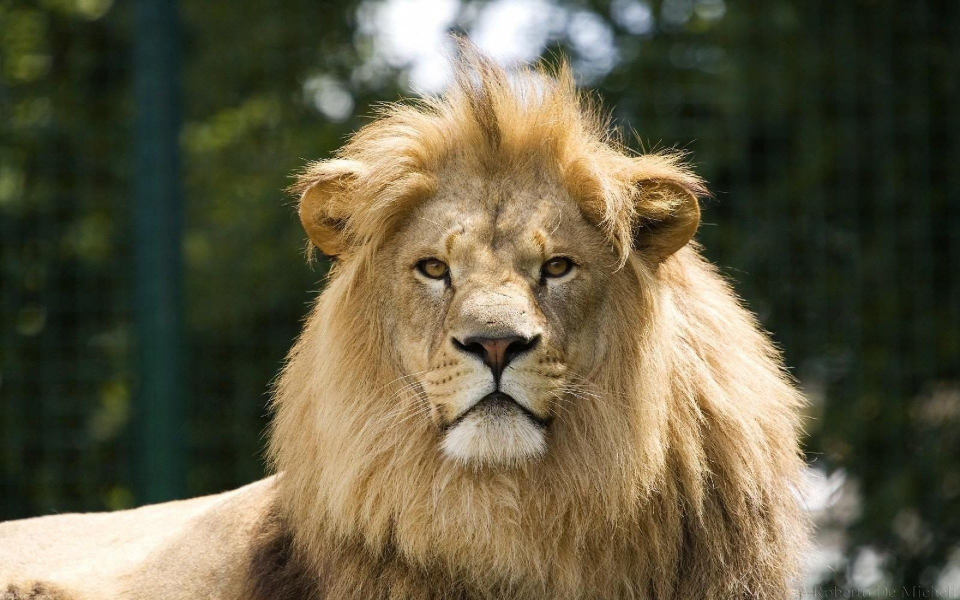
%> input picture LionImage.jpg, 1920 x 1200 px (shown at 1/2 size)
$ octave histogram.m   (GNU Octave 9; MATLAB toolbox functions it lacks are replaced by stand-ins)
%> lines starting %> are read from the running program, lines starting %| are printed output that depends on the picture
clc; clear; close all;

lion = imread('LionImage.jpg');
%> lion is the input picture: size 1200x1920x3 uint8; mean R, G, B 99.6, 93.3, 69
lionNV = imread('LionImageNightVision.jpg');
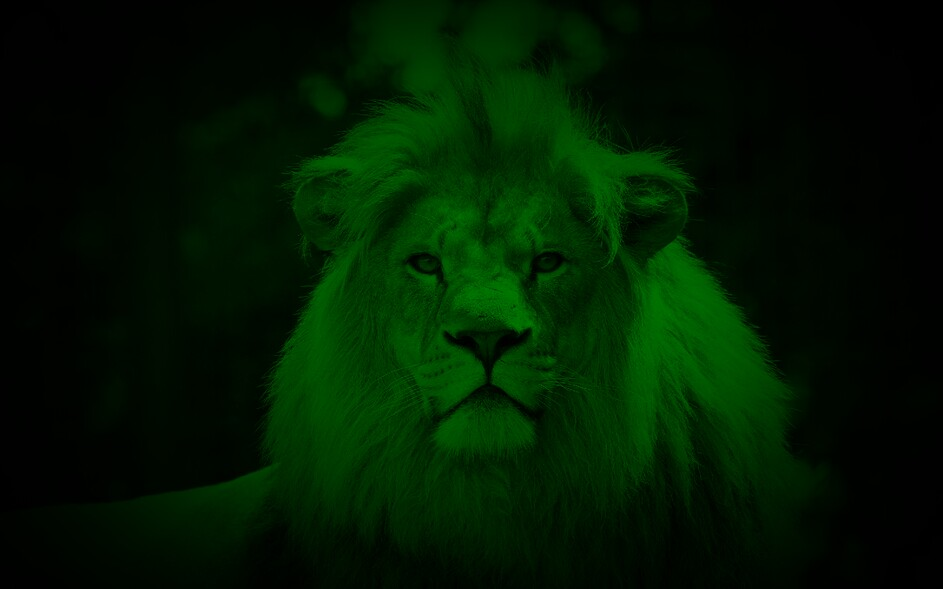
%> input picture LionImageNightVision.jpg, 943 x 589 px
%> lionNV is the input picture: size 589x943x3 uint8; mean R, G, B 0.7, 25.5, 0.7

B = imresize(lion,[589 943])
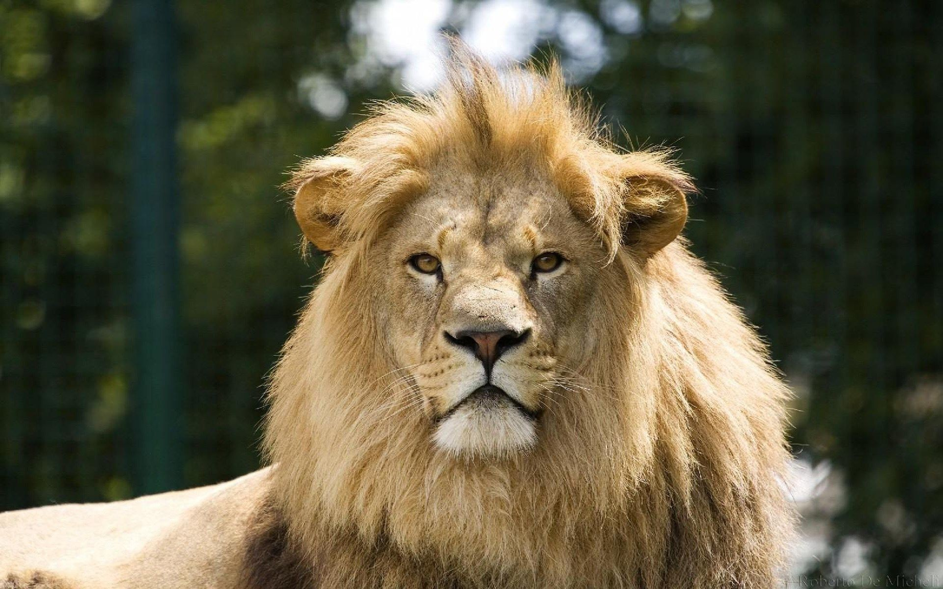
%> B: size 589x943x3 uint8; mean R, G, B 99.6, 93.3, 69
imwrite(B, "LionImage2.jpg", "Quality", 100)

equal_img = imadjust(im2gray(lionNV));
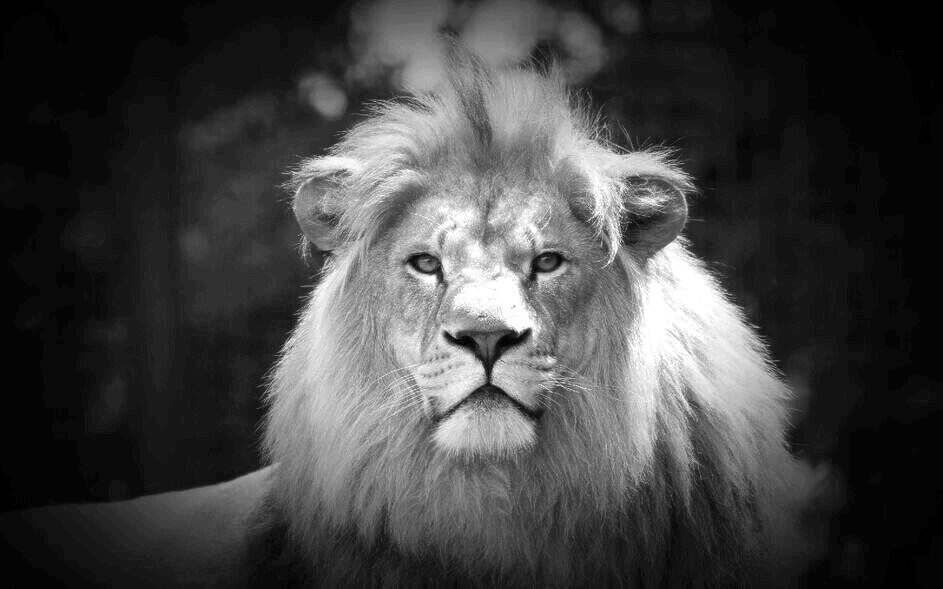
%> equal_img: size 589x943 uint8; min 0, max 255, mean 66.6

subplot 321
imshow(lion); xlabel('Original Image');
subplot 322
imhist(lion); ylim('auto')
subplot 323
imshow(lionNV); xlabel('Night Vision Image');
subplot 324
imhist(lionNV); ylim('auto')
subplot 325
imshow(equal_img); xlabel('Equalized Histogram Image')
subplot 326
imhist(equal_img); ylim('auto')
%> after `ylim('auto')`:
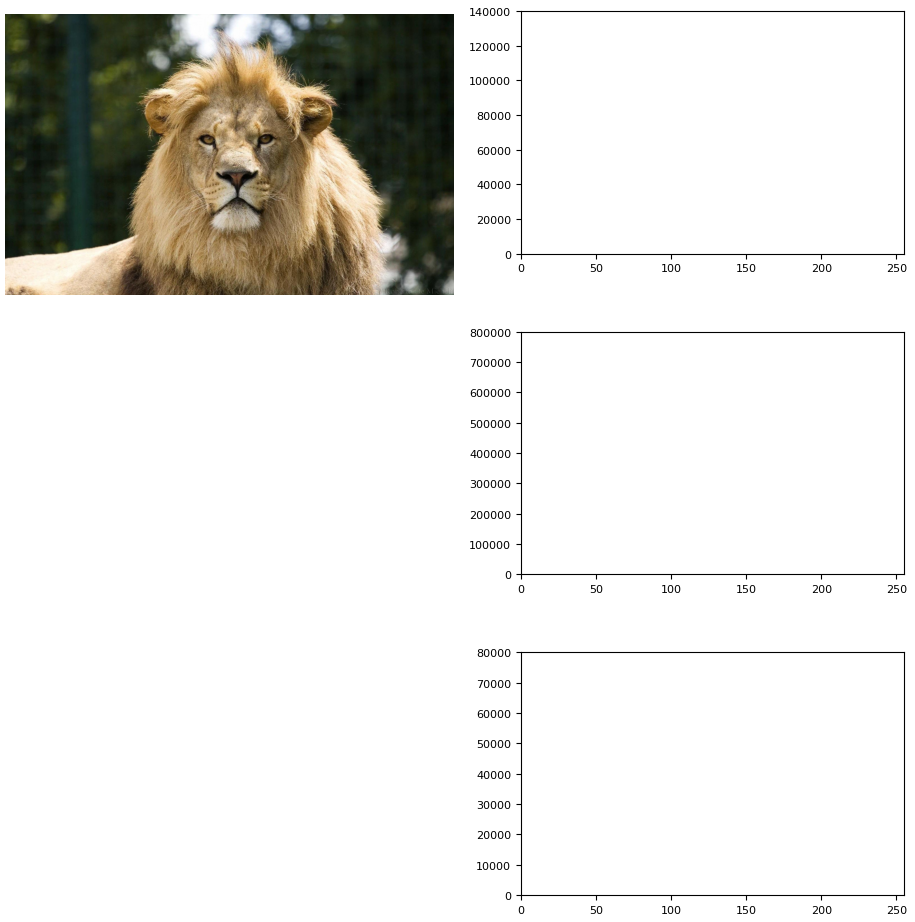
%> figure redrawn from the program's plot data, 6 panels

figure;
imshow(equal_img)

imwrite(equal_img, "AdjustedLionImage.jpg", "Quality", 100)
